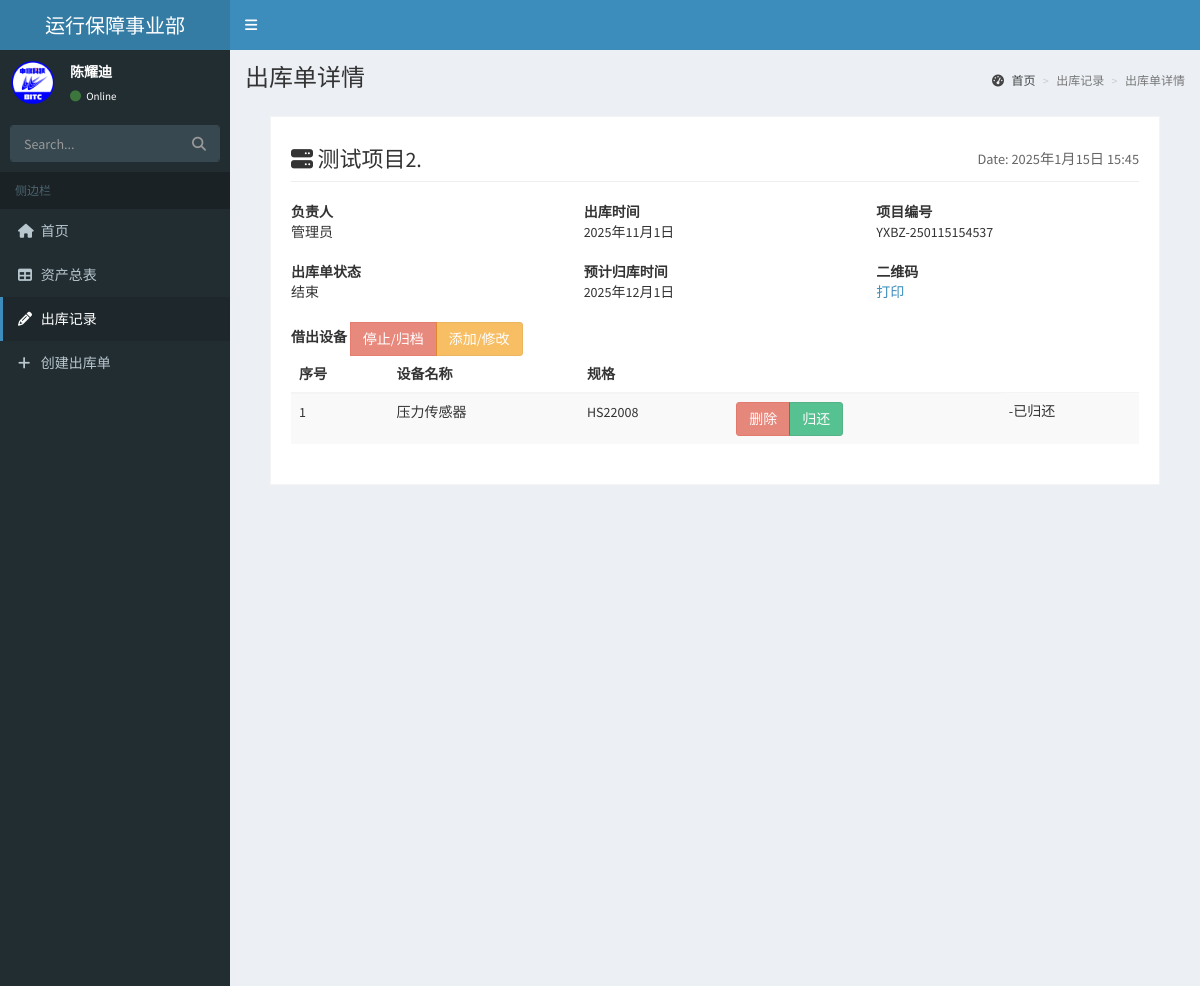
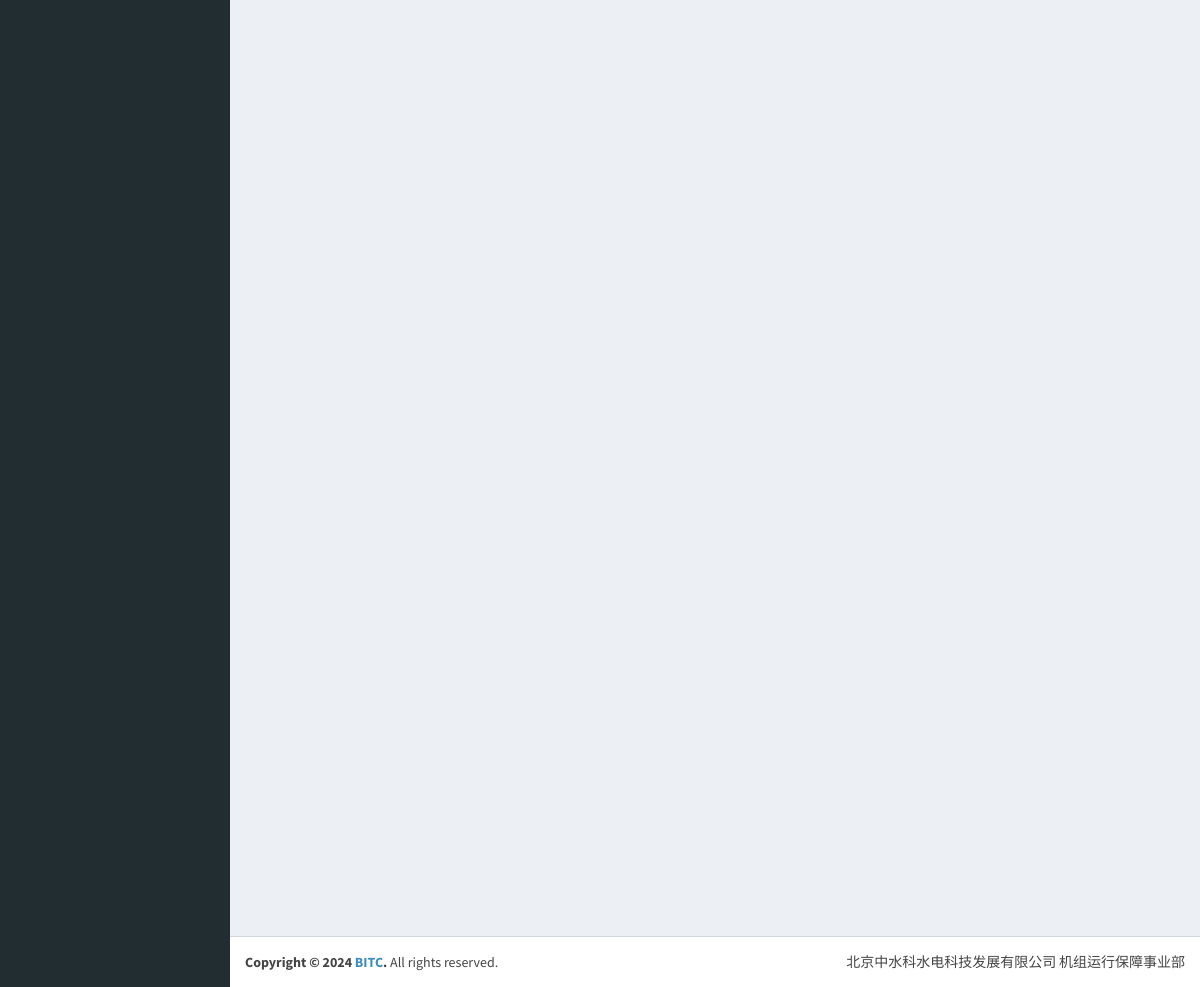
/assetsmanagermini/table/detail/YXBZ-250115154537/info, run on the app's committed database (2 pictures, top to bottom).
### main_app/models.py (models this page shows, shortened)
class Tables(models.Model):
    St_Outgoing_Choise = (
        ('进行', '进行'),
        ('结束', '结束'),
        ('挂起', '挂起')
    )
    Number_form = models.CharField(max_length=50, verbose_name='出库单编号', null=True, blank=True)
    Name_person = models.CharField(max_length=50, verbose_name='负责人', null=True, blank=True)
    Create_time = models.DateTimeField(auto_now_add=True, verbose_name='申请时间', null=True, blank=True)
    Start_date = models.DateField(verbose_name='出库时间', null=True, blank=True, auto_now=False)
    End_date = models.DateField(verbose_name='预计入库时间', null=True, blank=True, auto_now=False)
    Project = models.CharField(max_length=50, verbose_name='申请项目', null=True, blank=True)
    Status = models.CharField(max_length=10, verbose_name='单状态', null=True, blank=True, choices=St_Outgoing_Choise)
    Form_uid = models.UUIDField(default=uuid.uuid4, editable=False, unique=True)
    Asset_list = models.TextField(verbose_name='归档设备列表', null=True, blank=True, default='')

class RecordTables(models.Model):
    Table = models.ForeignKey(Tables, on_delete=models.CASCADE)
    Asset = models.ForeignKey(Assets, on_delete=models.CASCADE)
    DateTime = models.DateTimeField(auto_now_add=True)
    IdentfyCode = models.UUIDField(default=uuid.uuid4, editable=False, unique=True)

class Assets(models.Model):
    No = models.CharField(max_length=50, verbose_name='编号', null=True, blank=True)
    Na = models.CharField(max_length=50, verbose_name='名称', null=True, blank=True)
    Mo = models.CharField(max_length=50, verbose_name='规格/型号', null=True, blank=True)
    Co = models.IntegerField(verbose_name='数量', null=True, blank=True)
    Ma = models.CharField(max_length=50, verbose_name='生产厂家', null=True, blank=True)
    Ra = models.CharField(max_length=50, verbose_name='量程', null=True, blank=True)
    Lo = models.CharField(max_length=50, verbose_name='存放货架', null=True, blank=True)
    St = models.BooleanField(verbose_name='借出状态', null=True, blank=True)
    Bo = models.DateField(auto_now=False, verbose_name='借出时间', null=True, blank=True)
    Ba = models.DateField(auto_now=False, verbose_name='预计归还时间', null=True, blank=True)
    Po = models.CharField(max_length=50, verbose_name='借用项目', null=True, blank=True)
    Rm = models.TextField(verbose_name='备注', null=True, blank=True)

### main_app/views.py (the view)
# urls.py: path('table/detail/<str:oid>/info', views.outgoingdetail, name='outgoingdetailinfo'),
def outgoingdetail(request, oid):
    if request.method == "GET":
        metching = Tables.objects.get(Number_form=oid)
        metch_records = RecordTables.objects.filter(Table=metching).select_related("Asset").all()
        return render(request, template_name='assets/outgoingdetail.html', context={
            'outgoing': metching,
            'assets': metch_records,
        })

### templates/assets/outgoingdetail.html (shortened to what this page needs)
{% extends 'starter.html' %}
{% load static %}
{% block pageheader %}出库单详情{% endblock %}
{% block Username %}陈耀迪{% endblock %}
{% block secondpage %}出库记录{% endblock %}
{% block thirdpage %}出库单详情{% endblock %}
{% block isActive3 %}"active"{% endblock %}
{% block css %}
    <link rel="stylesheet" href="{% static 'adminlet-2.4.10/dist/css/skins/_all-skins.min.css' %}">
{% endblock %}
{% block content %}
    <section class="invoice">
        <div class="row">
            <div class="col-xs-12">
                <h2 class="page-header">
                    <i class="fa fa-server"></i> {{ outgoing.Project }}.
                    <small class="pull-right">Date: {{ outgoing.Create_time }}</small>
                </h2>
            </div>
        </div>
        <div class="row invoice-info">
            <div class="col-sm-4 invoice-col">
                <b>负责人</b>
                <address>
                    {{ outgoing.Name_person }}
                </address>
                <b>出库单状态</b>
                <address>
                    {{ outgoing.Status }}
                </address>
            </div>
            <div class="col-sm-4 invoice-col">
                <b>出库时间</b>
                <address>
                    {{ outgoing.Start_date }}
                </address>
                <b>预计归库时间</b>
                <address>
                    {{ outgoing.End_date }}
                </address>
            </div>
            <div class="col-sm-4 invoice-col">
                <b>项目编号</b>
                <address>
                    {{ outgoing.Number_form }}
                </address>
                <b>二维码</b>
                <address>
                    <a href="" id="barcode">打印</a>
                </address>
            </div>
        </div>
        <div class="row">
            <div class="col-xs-12 table-responsive">
                <b>借出设备</b>
                <table id="example1" class="table table-striped">
                    <thead>
                    <tr>
                        <th>序号</th>
                        <th>设备名称</th>
                        <th>规格</th>
                        <th></th>
                    </tr>
                    </thead>
                    {% if assets %}
                        <tbody>
                        {% for asset in assets %}
                            <tr>
                                <td>{{ forloop.counter }}</td>
                                <td>{{ asset.Asset.Na }}</td>
                                <td>{{ asset.Asset.Mo }}</td>
                                <td>
                                    <div class="btn-group">
                                        <input type="button" class="btn btn-danger remove" id="remove"
                                               href="" value="删除" asset_id="{{ asset.Asset.No }}"
                                               {% if outgoing.Status != '进行' %}disabled{% endif %}>
                                        <input type="button" class="btn btn-success back" id="back"
                                               href="" value="归还" asset_id="{{ asset.Asset.No }}"
                                               {% if asset.Asset.St != 1 %}disabled{% endif %}>
                                    </div>
                                </td>
                                {% if asset.Asset.St != 1 %}<td>-已归还</td>{% endif %}
                            </tr>
                        {% endfor %}
                        </tbody>
                    {% else %}
                        <td align="center" colspan="5">该出库单中尚未添加资产</td>
                    {% endif %}
                    <div class="btn-group">
                        <input type="button" class="btn btn-danger" id="over"
                               href="" value="停止/归档" {% if outgoing.Status == '结束' %}disabled{% endif %}>
                        <input type="button" class="btn btn-warning" id="change"
                               href="" value="添加/修改" {% if outgoing.Status == '结束' %}disabled{% endif %}>
                    </div>
                </table>
            </div>
        </div>
    </section>
{% endblock %}

### data on the page
Tables: Project "测试项目2", Create_time "2025年1月15日 15:45", Name_person "管理员", Status "结束", Start_date "2025年11月1日", End_date "2025年12月1日", Number_form "YXBZ-250115154537", Status "删除", Status "停止/归档", Status "添加/修改"
RecordTables: Asset.Na "压力传感器", Asset.Mo "HS22008", Asset.St "归还", shows "-已归还"
